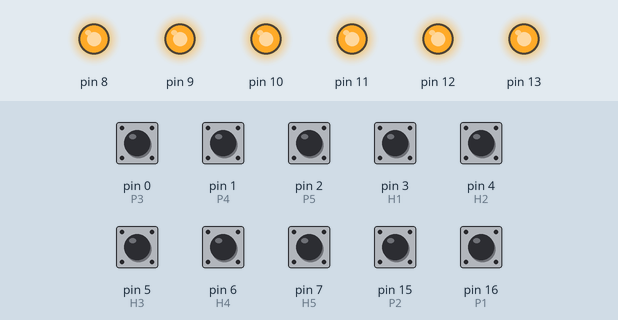
This sketch was run on a simulated Arduino Uno, built with avr-gcc and run on an emulated ATmega328P. On the bench: output pins drawn as LEDs (lit = HIGH). The test bench sets the inputs (shaded band); at power-on: pin 0 (P3), pin 1 (P4), pin 2 (P5), pin 3 (H1), pin 4 (H2), pin 5 (H3), pin 6 (H4), pin 7 (H5), pin 15 (P2), pin 16 (P1) HIGH.

Above: at 1.2 s.
1.3 s: pin 0 (P3) pulled LOW for 0.15 s
At 2.5 s:
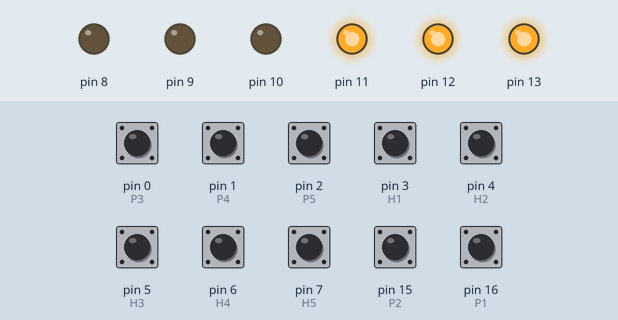
2.9 s: pin 1 (P4) pulled LOW for 0.15 s
At 3.7 s:
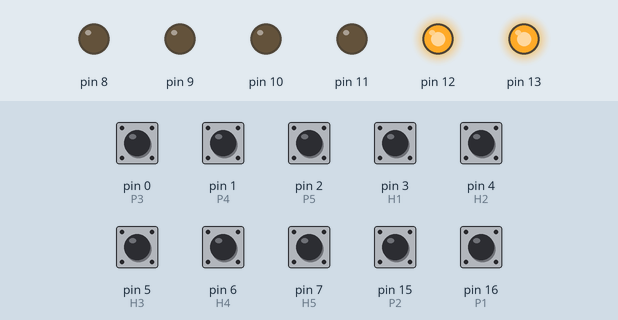
4.5 s: pin 2 (P5) pulled LOW for 0.15 s
At 4.9 s:
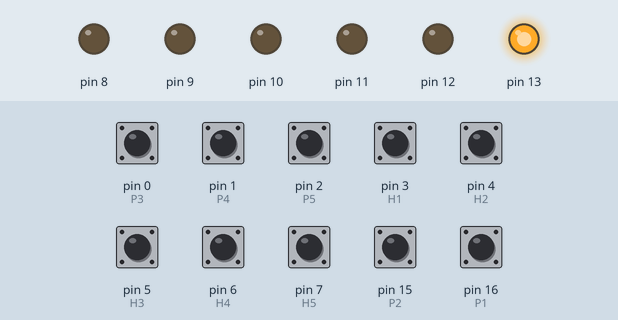
6.1 s: pin 3 (H1) pulled LOW for 0.15 s
At 6.17 s:
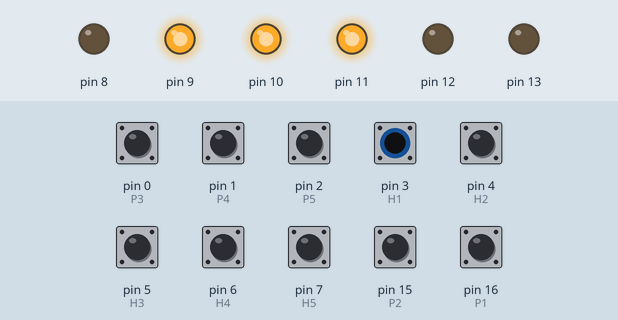
7.7 s: pin 4 (H2) pulled LOW for 0.15 s
At 8.5 s:
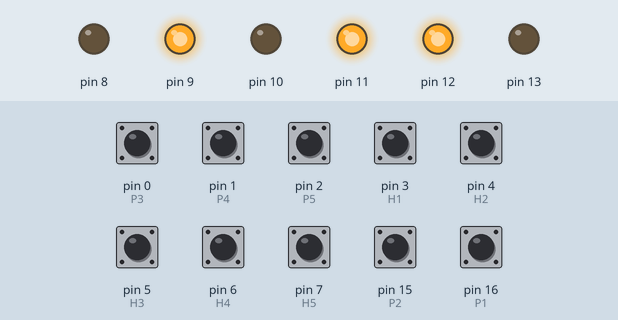
9.3 s: pin 5 (H3) pulled LOW for 0.15 s
At 9.8 s:
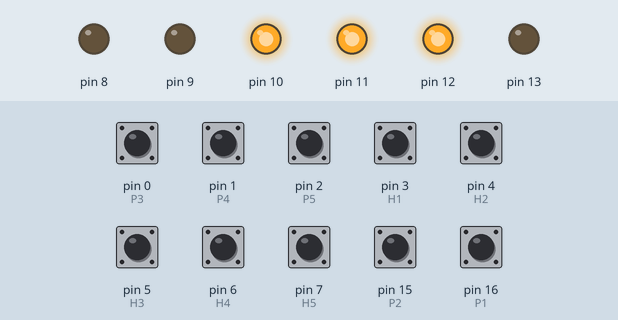
Timing chart, 0 to 11.9 s (numbered marks = the images above; inputs shaded):
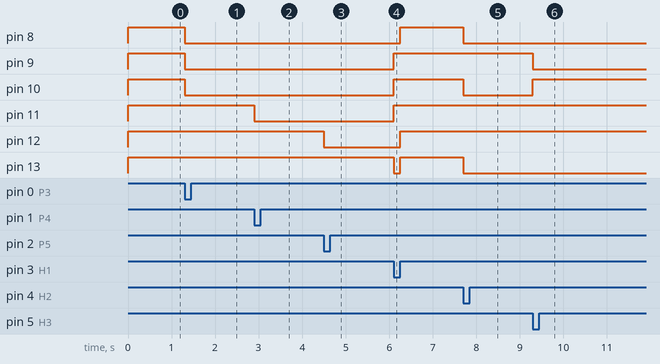

The sketch:

Simple_MC_Convereter_V1.ino
```cpp
//ATtiny2313A
//力行5段、抑速5段に対応。11入力をMC53A、MC37Aと同等の6出力に変換する
//書き込み時、ノッチが0でないとエラーを吐く(P1、P2端子がSPI端子と共通のため)
//環境設定ボードマネージャに追加し、ATTinyCoreを導入するhttp://drazzy.com/package_drazzy.com_index.json
//書き込み装置はArduino as ISP 等でICSP端子を用いて直接書込むこと
//ArduinoISPを使用するときは、書き込み装置リストがないため、他のArduino AVR Boards 内のprogrammers.txtから適当にもってくる
/*下記内容
arduinoisp.name=ArduinoISP
arduinoisp.protocol=arduinoisp
arduinoisp.program.tool=avrdude
arduinoisp.program.tool.default=avrdude
arduinoisp.program.extra_params=
 */

/* ノッチ組み合わせ
ノッチ　カム軸段数 抑速 5 4 3 2 1
N  111111
P1 111110
P2 111100
P3 111000
P4 110000
P5 100000

H1 001110
H2 011010
H3 011100
H4 010100
H5 010010
 */

#define P1 16
#define P2 15
#define P3 0
#define P4 1
#define P5 2
#define H1 3
#define H2 4
#define H3 5
#define H4 6
#define H5 7

int notch = 0;

void setup() {
  // initialize digital pin LED_BUILTIN as an output.
  for (int i = 0 ; i < 8 ; i++) {
    pinMode(i, INPUT_PULLUP);
  }
  pinMode(16, INPUT_PULLUP);
  pinMode(15, INPUT_PULLUP);
  for (int i = 8 ; i < 14 ; i++) {
    pinMode(i, OUTPUT);
  }
}

// the loop function runs over and over again forever
void loop() {
  if (!digitalRead(P1)) {
    notch = 1;
    digitalWrite(8, 0); //1カム
    digitalWrite(9, 1); //2カム
    digitalWrite(10, 1); //3カム
    digitalWrite(11, 1); //4カム
    digitalWrite(12, 1); //5カム
    digitalWrite(13, 1); //抑速カム
  } else if (!digitalRead(P2)) {
    notch = 2;
    digitalWrite(8, 0); //1カム
    digitalWrite(9, 0); //2カム
    digitalWrite(10, 1); //3カム
    digitalWrite(11, 1); //4カム
    digitalWrite(12, 1); //5カム
    digitalWrite(13, 1); //抑速カム
  } else if (!digitalRead(P3)) {
    notch = 3;
    digitalWrite(8, 0); //1カム
    digitalWrite(9, 0); //2カム
    digitalWrite(10, 0); //3カム
    digitalWrite(11, 1); //4カム
    digitalWrite(12, 1); //5カム
    digitalWrite(13, 1); //抑速カム
  } else if (!digitalRead(P4)) {
    notch = 4;
    digitalWrite(8, 0); //1カム
    digitalWrite(9, 0); //2カム
    digitalWrite(10, 0); //3カム
    digitalWrite(11, 0); //4カム
    digitalWrite(12, 1); //5カム
    digitalWrite(13, 1); //抑速カム
  } else if (!digitalRead(P5)) {
    notch = 5;
    digitalWrite(8, 0); //1カム
    digitalWrite(9, 0); //2カム
    digitalWrite(10, 0); //3カム
    digitalWrite(11, 0); //4カム
    digitalWrite(12, 0); //5カム
    digitalWrite(13, 1); //抑速カム
  } else if (!digitalRead(H1)) {
    notch = -1;
    digitalWrite(8, 0); //1カム
    digitalWrite(9, 1); //2カム
    digitalWrite(10, 1); //3カム
    digitalWrite(11, 1); //4カム
    digitalWrite(12, 0); //5カム
    digitalWrite(13, 0); //抑速カム
  } else if (!digitalRead(H2)) {
    notch = -2;
    digitalWrite(8, 0); //1カム
    digitalWrite(9, 1); //2カム
    digitalWrite(10, 0); //3カム
    digitalWrite(11, 1); //4カム
    digitalWrite(12, 1); //5カム
    digitalWrite(13, 0); //抑速カム
  } else if (!digitalRead(H3)) {
    notch = -3;
    digitalWrite(8, 0); //1カム
    digitalWrite(9, 0); //2カム
    digitalWrite(10, 1); //3カム
    digitalWrite(11, 1); //4カム
    digitalWrite(12, 1); //5カム
    digitalWrite(13, 0); //抑速カム
  } else if (!digitalRead(H4)) {
    notch = -4;
    digitalWrite(8, 0); //1カム
    digitalWrite(9, 0); //2カム
    digitalWrite(10, 1); //3カム
    digitalWrite(11, 0); //4カム
    digitalWrite(12, 1); //5カム
    digitalWrite(13, 0); //抑速カム
  } else if (!digitalRead(H5)) {
    notch = -5;
    digitalWrite(8, 0); //1カム
    digitalWrite(9, 1); //2カム
    digitalWrite(10, 0); //3カム
    digitalWrite(11, 0); //4カム
    digitalWrite(12, 1); //5カム
    digitalWrite(13, 0); //抑速カム
  } else {
    if (( notch <= 1 ) && (notch >= -1)) {
      notch = 0;
      digitalWrite(8, 1); //1カム
      digitalWrite(9, 1); //2カム
      digitalWrite(10, 1); //3カム
      digitalWrite(11, 1); //4カム
      digitalWrite(12, 1); //5カム
      digitalWrite(13, 1); //抑速カム
    }
  }
}
```

Measured:
- after the input at 1.3 s, pin 8–10: HIGH → LOW at once
- after the input at 2.9 s, pin 11: HIGH → LOW at once
- after the input at 4.5 s, pin 12: HIGH → LOW at once
- after the input at 6.1 s, pin 8, pin 12: LOW → HIGH after 0.15 s; pin 9–11: LOW → HIGH at once; pin 13: HIGH → LOW at once, → HIGH 0.15 s later
- after the input at 7.7 s, pin 8, pin 10, pin 13: HIGH → LOW at once
- after the input at 9.3 s, pin 9: HIGH → LOW at once; pin 10: LOW → HIGH at once
